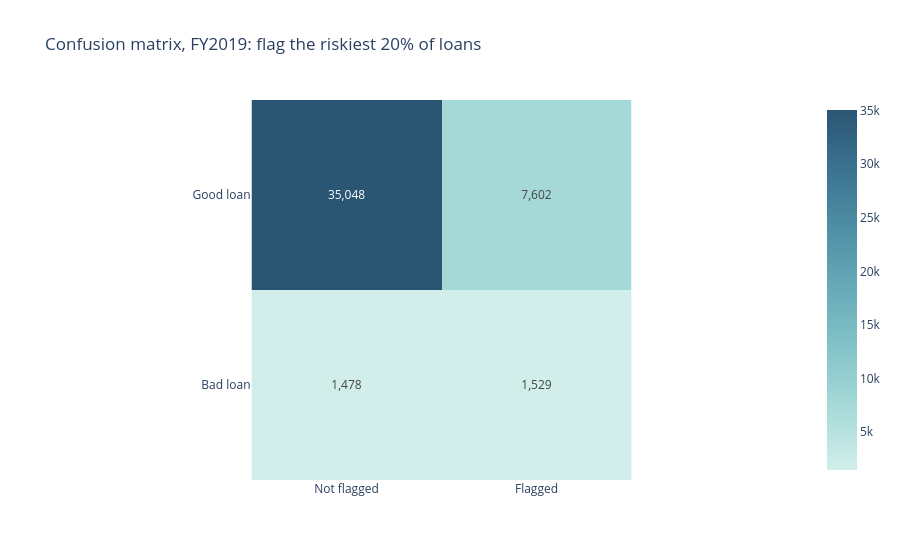
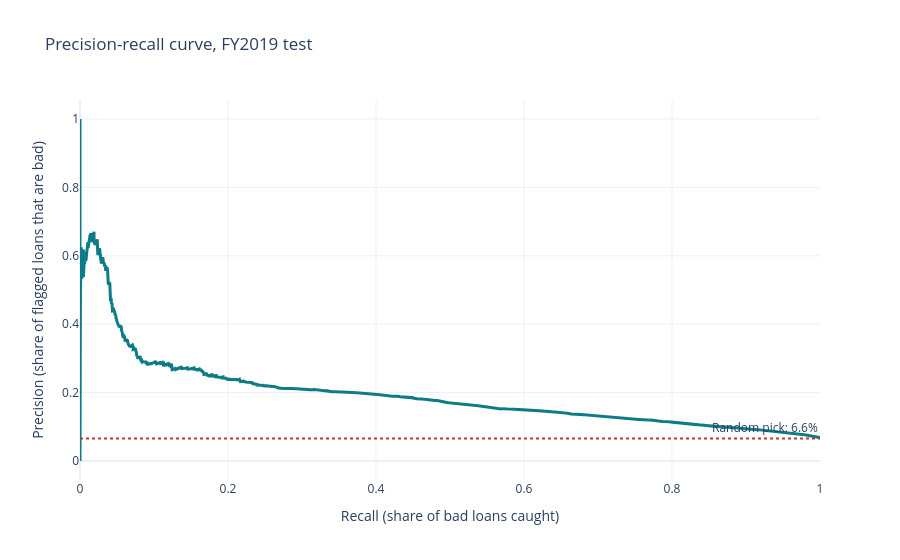

These figures' notebook cell, in order:
### Markdown cell above
## 9. Precision, recall, F1 and the confusion matrix
The ranking metrics say how well loans are ordered. A lending team must also decide **where to draw the line**.
- **Precision:** of the loans we flag, how many really are bad. **Recall:** of all bad loans, how many we flag. **F1** balances the two.
- We compare a probability cut-off chosen on FY2018 (best F1, never chosen on the test year) with fixed review capacities (riskiest 5%, 10%, 20%, 30%).

### Code cell
pva = final.predict_proba(va[SEL])[:, 1]
prec, rec, thr = precision_recall_curve(yva, pva)
f1s = 2 * prec * rec / (prec + rec + 1e-12)
t_f1 = thr[np.argmax(f1s[:-1])]

def operating_point(name, flag):
    tn, fp, fn, tp = confusion_matrix(yte.values, flag).ravel()
    return {"policy": name, "loans flagged %": flag.mean() * 100, "precision": tp / (tp + fp), "recall": tp / (tp + fn),
            "F1": 2 * tp / (2 * tp + fp + fn), "TP": tp, "FP": fp, "FN": fn, "TN": tn}

ops = [operating_point(f"Probability cut-off {t_f1:.2f} (best F1 on FY2018)", pte >= t_f1)]
order = np.argsort(-pte)
for share in (0.05, 0.10, 0.20, 0.30):
    flag = np.zeros(len(pte), dtype=bool); flag[order[: int(len(pte) * share)]] = True
    ops.append(operating_point(f"Flag the riskiest {share:.0%}", flag))
op = pd.DataFrame(ops).set_index("policy")
display(op.round(3))
print(f"Base rate in FY2019: {yte.mean():.1%} (the precision of a random pick)")

flag20 = np.zeros(len(pte), dtype=bool); flag20[order[: int(len(pte) * 0.20)]] = True
cm = confusion_matrix(yte, flag20)
px.imshow(cm, text_auto=",", x=["Not flagged", "Flagged"], y=["Good loan", "Bad loan"], color_continuous_scale="Teal",
          title="Confusion matrix, FY2019: flag the riskiest 20% of loans", template="plotly_white").show()
print(classification_report(yte, flag20, target_names=["good", "bad"], digits=3))

p_, r_, _ = precision_recall_curve(yte, pte)
fig = go.Figure(go.Scatter(x=r_, y=p_, line=dict(color=TEAL, width=3), name="Model"))
fig.add_hline(y=yte.mean(), line_dash="dot", line_color=RED, annotation_text=f"Random pick: {yte.mean():.1%}")
fig.update_layout(template="plotly_white", title="Precision-recall curve, FY2019 test",
                  xaxis_title="Recall (share of bad loans caught)", yaxis_title="Precision (share of flagged loans that are bad)"); fig.show()

### Figure 1 — Plotly figure (JSON) as saved in the notebook; plotly's stock layout.template omitted (floating-point values rounded to 4 significant figures)
{"data": [{"coloraxis": "coloraxis", "hovertemplate": "x: %{x}<br>y: %{y}<br>color: %{z}<extra></extra>", "name": "0", "texttemplate": "%{z:,}", "type": "heatmap", "x": ["Not flagged", "Flagged"], "xaxis": "x", "y": ["Good loan", "Bad loan"], "yaxis": "y", "z": [[35048, 7602], [1478, 1529]]}], "layout": {"coloraxis": {"autocolorscale": false, "colorscale": [[0, "rgb(209, 238, 234)"], [0.1667, "rgb(168, 219, 217)"], [0.3333, "rgb(133, 196, 201)"], [0.5, "rgb(104, 171, 184)"], [0.6667, "rgb(79, 144, 166)"], [0.8333, "rgb(59, 115, 143)"], [1, "rgb(42, 86, 116)"]]}, "title": {"text": "Confusion matrix, FY2019: flag the riskiest 20% of loans"}, "xaxis": {"anchor": "y", "constrain": "domain", "domain": [0, 1], "scaleanchor": "y"}, "yaxis": {"anchor": "x", "autorange": "reversed", "constrain": "domain", "domain": [0, 1]}}}

### Figure 2 — Plotly figure (JSON) as saved in the notebook; plotly's stock layout.template omitted (floating-point values rounded to 4 significant figures; data arrays with more than 128 entries replaced by an {"elided": "..."} marker saying what was removed)
{"data": [{"line": {"color": "#0E7C86", "width": 3}, "name": "Model", "type": "scatter", "x": {"elided": "45057 float values"}, "y": {"elided": "45057 float values"}}], "layout": {"annotations": [{"showarrow": false, "text": "Random pick: 6.6%", "x": 1, "xanchor": "right", "xref": "x domain", "y": 0.06586, "yanchor": "bottom", "yref": "y"}], "shapes": [{"line": {"color": "#C0392B", "dash": "dot"}, "type": "line", "x0": 0, "x1": 1, "xref": "x domain", "y0": 0.06586, "y1": 0.06586, "yref": "y"}], "title": {"text": "Precision-recall curve, FY2019 test"}, "xaxis": {"title": {"text": "Recall (share of bad loans caught)"}}, "yaxis": {"title": {"text": "Precision (share of flagged loans that are bad)"}}}}
